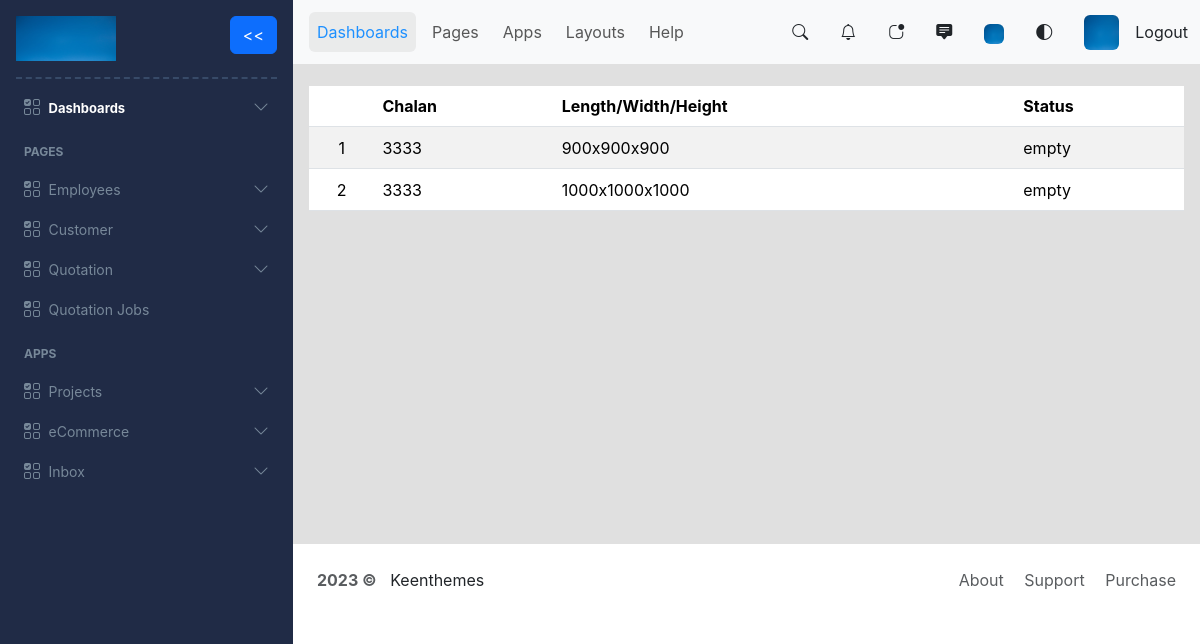
Before: /view_quotation_jobs (signed in) with the older database file.
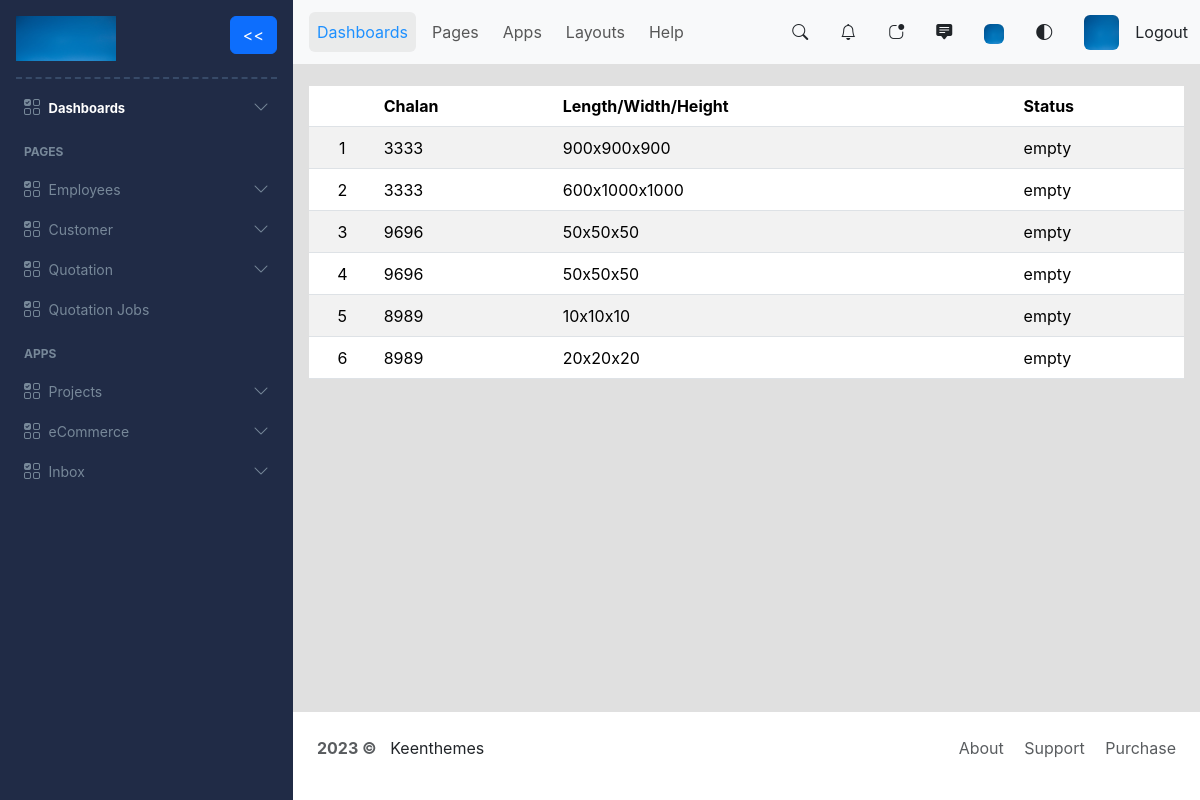
After: the same page with the newer database file.
### myapp/models.py (models this page shows, shortened)
class QuotationJob(models.Model):
    id = models.UUIDField(primary_key=True, default=uuid.uuid4, unique=True, editable=False)
    quotation_id = models.ForeignKey(Quotation, on_delete=models.CASCADE)
    length = models.IntegerField(null=False, blank=False)
    width = models.IntegerField(null=False, blank=False)
    height = models.IntegerField(null=False, blank=False)
    remarks = models.CharField(max_length=700, null=True, blank=True)
    quantity = models.IntegerField(null=False, blank=False)
    attachment = models.FileField(null=True, blank=True)

class Quotation(models.Model):
    status_choices=( ('draft', 'Draft'), ('in_process', 'In Process'), ('ready_to_deliver', 'Ready to Deliver'), ('delivered_successfully', 'Delivered Successfully') )
    id = models.UUIDField(primary_key=True, default=uuid.uuid4, unique=True, editable=False)
    customer_id = models.ForeignKey(Customer, on_delete=models.CASCADE)
    chalan_no = models.IntegerField(null=False, blank=True)
    created_on = models.DateTimeField(default=timezone.now ,null=False, blank=False)
    status = models.CharField(max_length=50, choices=status_choices, default='draft')

### myapp/views.py (the view)
# urls.py: path('view_quotation_jobs', views.viewQuotationJobs, name='view_quotation_jobs'),
@login_required
def viewQuotationJobs(request):
    quotation_jobs = QuotationJob.objects.all()
    quotation_jobs_exist = quotation_jobs.exists()
    return render(request, "quotation_job/view_quotation_jobs.html", {'quotation_jobs': quotation_jobs, 'quotation_jobs_exist': quotation_jobs_exist})

### myapp/templates/quotation_job/view_quotation_jobs.html
{% extends 'index.html' %}
{% block content %}
{% if quotation_jobs_exist %}
<div class='table-responsive'>
    <table class="table table-striped mt-2 align-middle">
        <thead>
        <tr>
            <th scope="col"></th>
            <th scope="col">Chalan</th>
            <th scope="col">Length/Width/Height</th>
            <th scope="col">Status</th>
        </tr>
        </thead>
        <tbody>
        {% for quotation_job in quotation_jobs %}
            <tr style="height: 42px;">
                <td class="text-center">{{forloop.counter}}</td>
                <td><a href="{% url 'each_quotation_job' quotation_job.id %}" style="text-decoration: none; color: black;">{{quotation_job.quotation_id.chalan_no}}</a></td>
                <td><a href="{% url 'each_quotation_job' quotation_job.id %}" style="text-decoration: none; color: black;">{{quotation_job.length}}x{{quotation_job.width}}x{{quotation_job.height}}</a></td>
                <td>empty</td>
            </tr>
        {% endfor %}
        </tbody>
    </table>
</div>
{% else %}
<div class="d-flex justify-content-center">
    <span class="pt-5">Empty Jobs. <a href="{% url 'create_quotation' %}">Create</a> a new quotation or <a href="{% url 'view_quotations' %}">Create</a> jobs for quotations </span>
</div>
{% endif %}
{% endblock content %}

Changed rows visible on the page:
changed QuotationJob (number 2 of 6 on the later page): length "1000" → "600"
added QuotationJob: quotation_id.chalan_no "9696", length "50", width "50", height "50"
added QuotationJob: quotation_id.chalan_no "9696", length "50", width "50", height "50"
added QuotationJob: quotation_id.chalan_no "8989", length "10", width "10", height "10"
added QuotationJob: quotation_id.chalan_no "8989", length "20", width "20", height "20"
